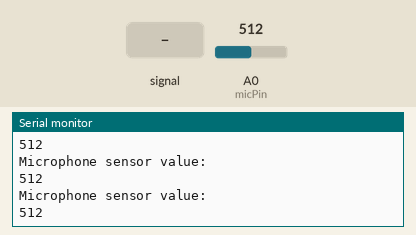
Recording of a sketch running on a simulated Arduino Uno, built with avr-gcc and run on an emulated ATmega328P. On the bench: the last lines printed to the serial monitor. Inputs (shaded band) come from the test bench; at power-on: A0 (micPin) = 512.

Above: at 1.2 s.
1.3 s: A0 (micPin) fed a 200 Hz sine of ±81 counts around its level
At 1.4 s:
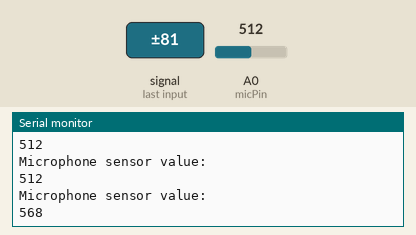
2.8 s: A0 (micPin) set to 716
At 2.81 s:
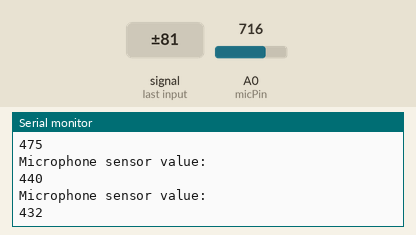
4.3 s: A0 (micPin) fed a 1000 Hz sine of ±255 counts around its level
At 4.41 s:
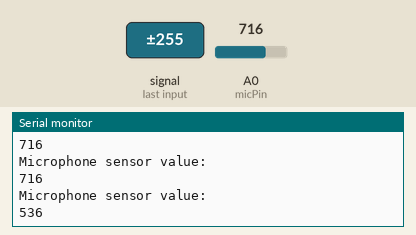
5.8 s: A0 (micPin) set to 511
At 5.82 s:
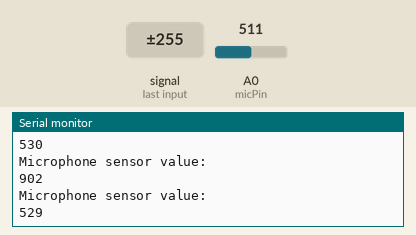
Timing chart, 0 to 8.3 s (numbered marks = the images above; inputs shaded):
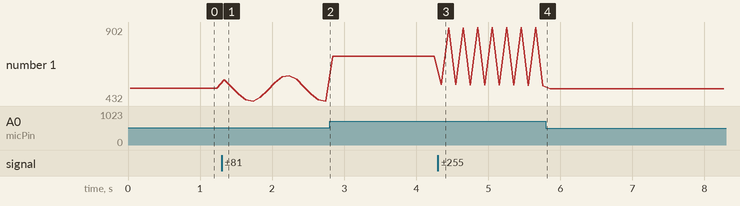

The sketch:

basic.ino
```cpp
// Declare variables
const int micPin = A0;  // Microphone sensor connected to Analog pin A0
int micValue = 0;       // Variable to store the microphone output

void setup() {
  Serial.begin(9600); // Initialize Serial communication at 9600 baud rate
}

void loop() {
  // Read the analog value from the microphone sensor
  micValue = analogRead(micPin);

  // Output the sensor value to the console (Serial Monitor)
  Serial.println("Microphone sensor value: ");
  Serial.println(micValue);

  // Small delay for stability
  delay(100);
}
```

Measured:
- after the input at 1.3 s, the serial monitor: prints a new line at once (image 1)
- after the input at 4.3 s, the serial monitor: prints a new line after 0.05 s (image 3)
- plotted number 1: 512 → 432 after the input at 1.3 s, 432 → 716 after the input at 2.8 s, 716 → 529 after the input at 4.3 s, 529 → 511 after the input at 5.8 s
